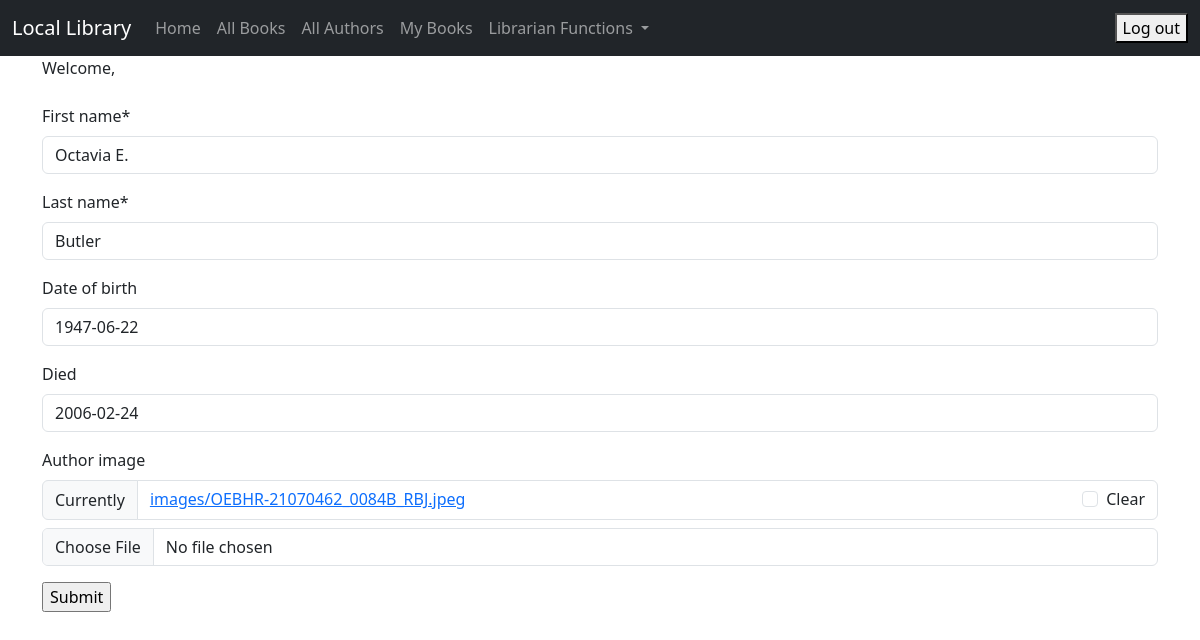
The page /author/2/update/ (signed in) on the database its author committed.
### catalog/models.py (models this page shows, shortened)
class Author(models.Model):
    first_name = models.CharField(max_length=100)
    last_name = models.CharField(max_length=100)
    date_of_birth = models.DateField(null=True, blank=True)
    date_of_death = models.DateField('Died', null=True, blank=True)
    author_image = models.ImageField(upload_to='images/', null=True, blank=True)
    class Meta:
        ordering = ['last_name', 'first_name']

### catalog/views.py (the view, shortened to what this page needs)
# urls.py: path('author/<int:pk>/update/', views.AuthorUpdate.as_view(), name='author_update'),
class AuthorUpdate(UpdateView):
    model = Author
    fields = ['first_name', 'last_name', 'date_of_birth', 'date_of_death', 'author_image']

### catalog/templates/catalog/author_form.html (shortened to what this page needs)
{% extends "catalog/base.html" %}
{% load crispy_forms_tags %}
{% load crispy_forms_filters %}
{% block content %}
    {% if perms.catalog.create_author or perms.catalog.edit_author %}
        <form action="" method="POST" enctype="multipart/form-data">
            {{ form|crispy }}
            <input type="submit" value="Submit"/>
        </form>
    {% else %}
        You do not have permission to access this feature
        <a href="{% url 'index' %}">Home</a>
    {% endif %}
{% endblock %}

### rows shown on the page
Author: first_name "Octavia E.", last_name "Butler", date_of_birth "1947-06-22", date_of_death "2006-02-24"
